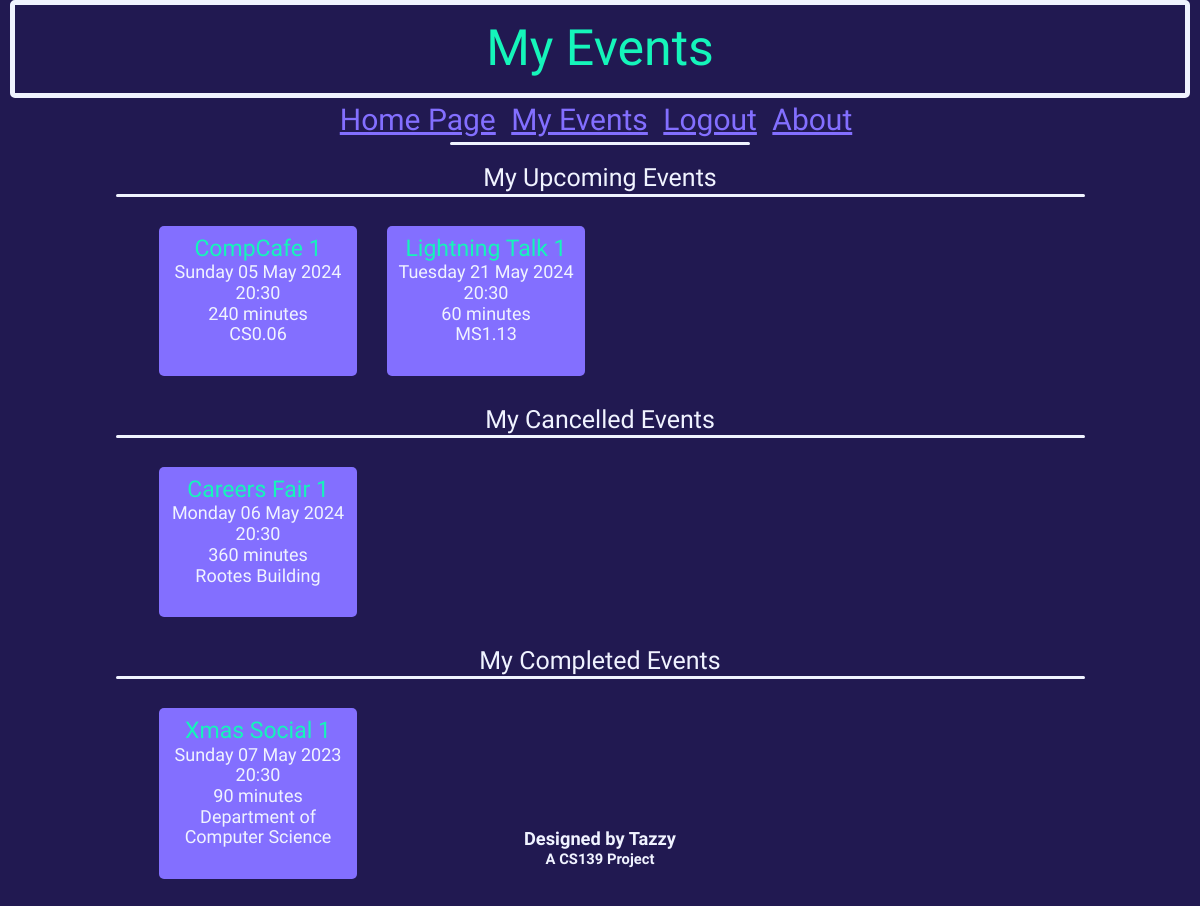
/myEvents (signed in), run on the app's committed database.
### db_definition.py (models this page shows, shortened)
class Event(db.Model):
    __tablename__ = "events"
    event_id = db.Column(db.Integer, primary_key = True)
    name = db.Column(db.String(20))
    dateTime = db.Column(db.DateTime)
    duration = db.Column(db.Integer) # Minutes
    capacity = db.Column(db.Integer)
    ticketsSold = db.Column(db.Integer)
    location = db.Column(db.String(50))

### eventbyte.py (the view)
@app.route('/myEvents')
def myEvents():
    if not current_user.is_authenticated:
        return redirect('/')
    updateTickets()
    completedEvents = db.session.query(Event).join(Ticket, Event.event_id == Ticket.event_id).where(Ticket.user_id == current_user.user_id).where(Ticket.status == "Completed")
    cancelledEvents = db.session.query(Event).join(Ticket, Event.event_id == Ticket.event_id).where(Ticket.user_id == current_user.user_id).where(Ticket.status == "Cancelled")
    upcomingEvents = db.session.query(Event).join(Ticket, Event.event_id == Ticket.event_id).where(Ticket.user_id == current_user.user_id).where(Ticket.status == "Upcoming")
    return render_template('boughtEventsView.html', completedEvents=completedEvents, cancelledEvents=cancelledEvents, upcomingEvents=upcomingEvents, currTime = datetime.datetime(datetime.MINYEAR, 1, 1))

### eventbyte.py (called while the page is built)
@loginManager.user_loader
def loadUser(user_id):
    return User.query.get(int(user_id))

def updateTickets():
    events = Event.query.all()
    for event in events:
        ticketNum = db.session.query(Ticket).where(Ticket.event_id == event.event_id, Ticket.status == "Upcoming").count()
        event.ticketsSold = ticketNum
        if event.ticketsSold >= (0.95 * event.capacity):
            sendEmail(user=User.query.filter_by(userClass="super").first(), event=event, EVENTNEARFULL=True)
        if event.dateTime <= datetime.datetime.now():
            tickets = db.session.query(Ticket).where(Ticket.event_id == event.event_id)
            for ticket in tickets:
                ticket.status = "Completed"
    db.session.commit()

### templates/boughtEventsView.html (shortened to what this page needs)
{% extends "base.html" %}
{% block heading %}
    <div class="title subtitle">
        My Events
    </div>
{% endblock %}
{% block content %}
    <br>
    <div id="allMyEvents" class="loginFlashes">
        <button class="eventSecTitle" id="upcoming">My Upcoming Events</button>
        <div id="longUnderline"></div><br>
        <div id="upcomingEvents">
            {% with events=upcomingEvents %}
                {% include "eventList.html" %}
            {% endwith %}
        </div><br>
        <button class="eventSecTitle" id="cancelled">My Cancelled Events</button>
        <div id="longUnderline"></div><br>
        <div id="cancelledEvents">
            {% with events=cancelledEvents %}
                {% include "eventList.html" %}
            {% endwith %}
        </div><br>
        <button class="eventSecTitle" id="completed">My Completed Events</button>
        <div id="longUnderline"></div><br>
        <div id="completedEvents">
            {% with events=completedEvents %}
                {% include "eventList.html" %}
            {% endwith %}
        </div><br>
    </div>
{% endblock %}

### templates/eventList.html (shortened to what this page needs)
<div class="eventsList">
    {% for event in events %}
        {% if event.dateTime > currTime %}
            <div class="event">
                <a href="/viewEvent?eventid={{event.event_id}}" style="text-decoration: none;"><span class="titleRef" style="font-size: 23px;">{{ event.name }}</span></a><br>
                {{ event.dateTime.strftime('%A') }} {{ event.dateTime.strftime('%d') }} {{ event.dateTime.strftime('%b') }} {{ event.dateTime.strftime('%Y') }}<br>
                {{ event.dateTime.strftime('%H') }}:{{ event.dateTime.strftime('%M') }}<br>
                {{ event.duration }} minutes<br>
                {{ event.location }}<br>
                {% if current_user.userClass == "super" %}
                    {{ event.capacity - event.ticketsSold }} seats left<br><br>
                {% elif event.ticketsSold == event.capacity %}
                    <span style="color: red;"><strong>SOLD OUT</strong></span><br>
                {% elif (event.ticketsSold >= (0.95 * event.capacity)) %}
                    <span style="color: red;"><strong>TICKETS LOW</strong></span><br>{{event.capacity - event.ticketsSold}} tickets left.<br>
                {% else %}
                    <br>
                {% endif %}
            </div>
        {% endif %}
    {% endfor %}
</div>

### static/css/retro.css (style rules this page uses)
body { background-color: #211951; }
.title { margin: auto; width: 95%; border: #F0F3FF 5px solid; padding: 15px; font-family: 'Anta', serif; font-size: 70px; color: #15F5BA; border-radius: 5px; text-align: center; position: relative; }
.subtitle { font-size: 50px; }
.loginFlashes { text-align: center; font-family: 'Kanit', sans-serif; font-weight: 400; font-style: normal; color: #F0F3FF; font-size: 25px; margin-left: 30px; margin-right: 30px; }
.titleRef { color: #15F5BA; font-family: 'Anta', serif; }
.eventsList { display: grid; grid-gap: 30px; justify-content: center; grid-template-columns: repeat(4, calc(25% - 30px)); width: 80%; margin: auto; text-align: center; font-family: 'Kanit', sans-serif; font-weight: 400; font-style: normal; font-size: 18px; color: #F0F3FF; }
.event { display:block; margin-left: 1.25%; margin-right: 1.25%; padding: 10px; border-radius: 5px; background-color: #836FFF; margin: 0; }
#longUnderline { margin: auto; width: 85%; border-bottom: 3px #F0F3FF solid; border-radius: 3px; }
.eventSecTitle { background: none; border: none; color:#F0F3FF; }

### data on the page
Event: name "CompCafe 1", dateTime "Sunday", dateTime "05", dateTime "May", dateTime "2024", dateTime "20", dateTime "30", duration "240", location "CS0.06"
Event: name "Lightning Talk 1", dateTime "Tuesday", dateTime "21", dateTime "May", dateTime "2024", dateTime "20", dateTime "30", duration "60", location "MS1.13"
Event: name "Careers Fair 1", dateTime "Monday", dateTime "06", dateTime "May", dateTime "2024", dateTime "20", dateTime "30", duration "360", location "Rootes Building"
Event: name "Xmas Social 1", dateTime "Sunday", dateTime "07", dateTime "May", dateTime "2023", dateTime "20", dateTime "30", duration "90", location "Department of Computer Science"
